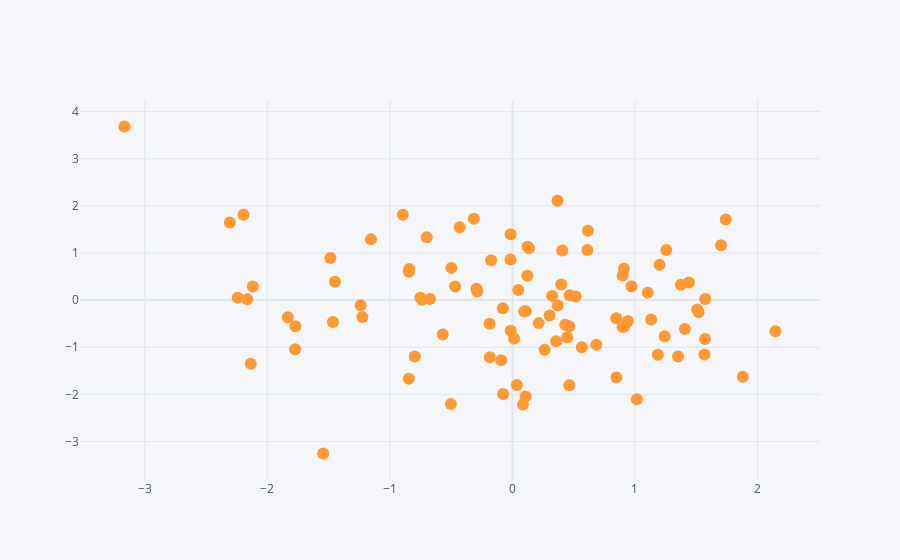

Here is the notebook cell this chart was saved with:
### Code cell
df1.iplot(kind='scatter',x='A',y='B',mode='markers')
